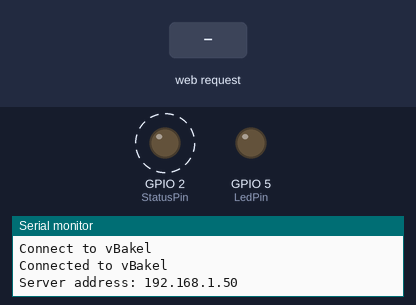
The program below on a simulated ESP32. Shown: output pins drawn as LEDs (lit = HIGH), the last lines printed to the serial monitor. Dashed ring = blinking. Inputs (shaded band) come from the test bench. WiFi joins after 1.5 s; servers stay silent unless stated.

Above: at 4.7 s.
4.8 s: HTTP request GET /LED/ON received
At 6.1 s:
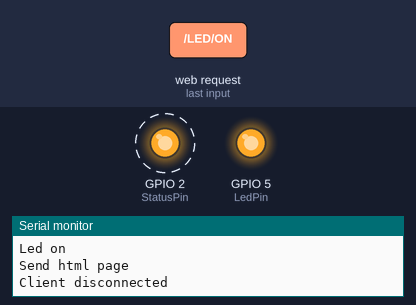
7.8 s: HTTP request GET /LED/OFF received
At 10.3 s:
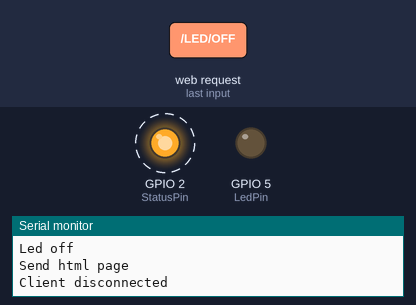
Timing chart, 0 to 15.3 s (numbered marks = the images above; inputs shaded):
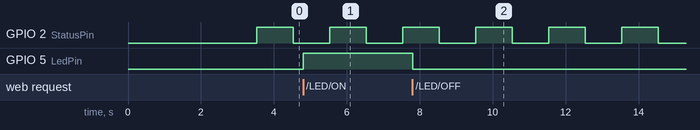

The program:

main.cpp
```cpp
#include <Arduino.h>
#include "WiFi.h"
#include <ESPmDNS.h>

#define StatusPin 2
#define LedPin 5


#pragma region Properties
// LED Status
unsigned long m_LastStateChange = 0;
const unsigned long m_StateChangeTime = 1000;

// Wifi Server
WiFiServer m_WifiServer;
uint16_t m_PortNr = 80; // Default port number for HTTP web sockets, 443 for HTTPS
const char *m_SSID = "vBakel";
const char *m_Password = "1001100111";
const char *m_DomainName = "geitjes";

// Wifi Client
const long m_TimeOut = 2000;
unsigned long m_CurrentTime = millis();
unsigned long m_ConnectionTime = 0;

// HTTP
const char * LedOn = "GET /LED/ON";
const char * LedOff = "GET /LED/OFF";

const String html_DocType = "<!doctype html>";
const String html_Html = "<html lang=\"en-US\">";
const String html_HtmlEnd = "</html>";

const String html_Head = "<head><title>Geitjes</title><meta name=\"viewport\" content=\"width=device-width, initial-scale=1\">\n<link rel=\"icon\" href=\"data:,\">";
const String html_HeadEnd = "</head>";

const String html_Style = "<style>";
const char* html_ImageSourceHappy = "https://i.pinimg.com/originals/3a/ee/8d/3aee8d3cf15482a8972195ef398a081a.jpg";
const char* html_ImageSourceSad = "https://images.fineartamerica.com/images/artworkimages/mediumlarge/1/sad-goat-ezume-images.jpg";
const String html_StyleEnd = "</style>";

const String html_BodyEnd = "</body>";

struct ClientMsg
{
    WiFiClient client;
    String message;
};

#pragma endregion

#pragma region HTML Page
void CreateHtmlPage(WiFiClient client)
{
    bool ledOn = digitalRead(LedPin);

    // Doc Type-------------------------------------------------
    client.println(html_DocType);

    // Head-----------------------------------------------------
    // Header
    client.println(html_Head);
    client.println(html_Style);

    // Background image
    client.printf("body {background-image: url('%s');\n", ledOn ? html_ImageSourceHappy : html_ImageSourceSad);
    client.println("background-size: cover;");
    client.println("background-repeat: none;}");

    // Text Color
    client.printf("h1 {color: %s}\n", ledOn ? "green" : "red");

    client.println("html { font-family: Helvetica; display: inline-block; margin: 0px auto; text-align: center;}");
    client.printf(".button { background-color: %s; border: 2px solid black; color: black; padding: 16px 40px;\n", ledOn ? "red" : "green");
    client.println("text-decoration: none; font-size: 30px; margin: 2px; cursor: pointer;}");
    client.println(html_StyleEnd);
    client.println(html_HeadEnd);

    // Body-----------------------------------------------------
    client.printf("<body><h1>%s</h1>\n", ledOn ? "De geitjes zijn je eeuwig dankbaar voor de verlichting" : "Lul! Je hebt de verlichting uit gezet!");

    // Label
    // client.printf("<p1>LED status: %s</p1>\n", ledOn ? "aan" : "uit");

    // Button
    // The href property sets the addres
    client.printf("<p><a href=\"/LED/%s\"><button class=\"button\">Zet %s</button></a></p>\n", ledOn ? "OFF" : "ON", ledOn ? "uit :(" : "aan!");
    client.println(html_BodyEnd);

    // End Response---------------------------------------------
    client.println(html_HtmlEnd);
    client.println();
}
#pragma endregion

#pragma region Methods
void InitSerialMonitor()
{
    Serial.begin(115200);

    m_ConnectionTime = millis();

    while (!Serial.available() && (m_CurrentTime - m_ConnectionTime) < m_TimeOut)
    {
        m_CurrentTime = millis();
        delay(10);
    }

    Serial.println("Serial monitor opened");
}

void HandleLedStatus()
{
    unsigned long currentTime = millis();

    if ((currentTime - m_LastStateChange) > m_StateChangeTime)
    {
        m_LastStateChange = currentTime;
        if (digitalRead(StatusPin))
        {
            digitalWrite(StatusPin, LOW);
        }
        else
        {
            digitalWrite(StatusPin, HIGH);
        }

        // Serial.printf("Status pin: %s\n", digitalRead(StatusPin) ? "on" : "off");
    }
}

#pragma region Outputs
void InitOutputs()
{
    pinMode(StatusPin, OUTPUT);
    digitalWrite(StatusPin, LOW);
    pinMode(LedPin, OUTPUT);
    digitalWrite(LedPin, LOW);

    Serial.printf("Output: %i initialized\n", LedPin);
}

bool ControlOutputs(String msg)
{
    bool ledOn = digitalRead(LedPin);

    if (msg.indexOf(LedOn) >= 0)
    {
        digitalWrite(LedPin, HIGH);
        Serial.println("Led on");
        return true;
    }
    else if (msg.indexOf(LedOff) >= 0)
    {
        digitalWrite(LedPin, LOW);
        Serial.println("Led off");
        return true;
    }

    return false;
}
#pragma endregion

#pragma region WiFi
void InitWifi()
{
    // Set the Local Domain Name
    mdns_init();
    mdns_hostname_set(m_DomainName);
    mdns_instance_name_set(m_DomainName);
    Serial.printf("MDNS responder started at http://%s.local\n", m_DomainName);

    // Hostname
    if (WiFi.mode(WIFI_STA) && WiFi.config(INADDR_NONE, INADDR_NONE, INADDR_NONE, INADDR_NONE) && WiFi.setHostname(m_DomainName))
    {
        Serial.print("Host name: ");
        Serial.println(WiFi.getHostname());
    }
    else
    {
        Serial.println("Failed to set the host name");
    }

    // Connect to the local Network
    Serial.printf("Connect to %s\n", m_SSID);
    WiFi.begin(m_SSID, m_Password);

    while (WiFi.status() != WL_CONNECTED)
    {
        delay(100);
    }

    Serial.printf("Connected to %s\n", m_SSID);

    Serial.print("Server address: ");
    Serial.println(WiFi.localIP());

    // Create the Server
    m_WifiServer.begin(m_PortNr);
}

void SendResponse(WiFiClient client, bool succes)
{
    if (succes)
    {
        client.println("HTTP/1.1 200 OK");
    }
    else
    {
        client.println("HTTP/1.1 400 BAD REQUEST");
    }
    // client.println("Content-type:text/html");
    client.println("Connection: close");
    client.println();
}

ClientMsg GetMessage()
{
    ClientMsg newClient;
    String incomingMsg = "";

    // Check for clients
    WiFiClient client = m_WifiServer.available();
    newClient.client = client;

    // Check for a new client and if it has data available
    if (client)
    {
        m_ConnectionTime = millis();
        Serial.print("Connection time: ");
        Serial.println(m_ConnectionTime);

        // Read the buffer
        incomingMsg = client.readStringUntil('\n');
        Serial.print("Incoming msg: ");
        Serial.println(incomingMsg);
    }

    newClient.message = incomingMsg;
    return newClient;
}
#pragma endregion
#pragma endregion

#pragma region Program
void setup()
{
    InitSerialMonitor();
    InitOutputs();
    InitWifi();
}

void loop()
{
    HandleLedStatus();

    // Read incoming clients
    ClientMsg clientData = GetMessage();

    if (clientData.message.length() > 0)
    {
        Serial.print(clientData.client.remoteIP());
        Serial.println(" connected");

        if (ControlOutputs(clientData.message))
        {
            SendResponse(clientData.client, true);
        }
        else
        {
            SendResponse(clientData.client, false);
        }

        Serial.println("Send html page");
        CreateHtmlPage(clientData.client);

        // Clear the response message
        clientData.message = "";

        // Close the Connection
        clientData.client.stop();
        Serial.println("Client disconnected");
    }
}
#pragma endregion
```

Measured:
- after the input at 4.8 s, GPIO 5 (LedPin): LOW → HIGH at once
- after the input at 7.8 s, GPIO 5 (LedPin): HIGH → LOW at once
- by itself, GPIO 2 (StatusPin): alternates HIGH for 1.0 s and LOW for 1.0 s
